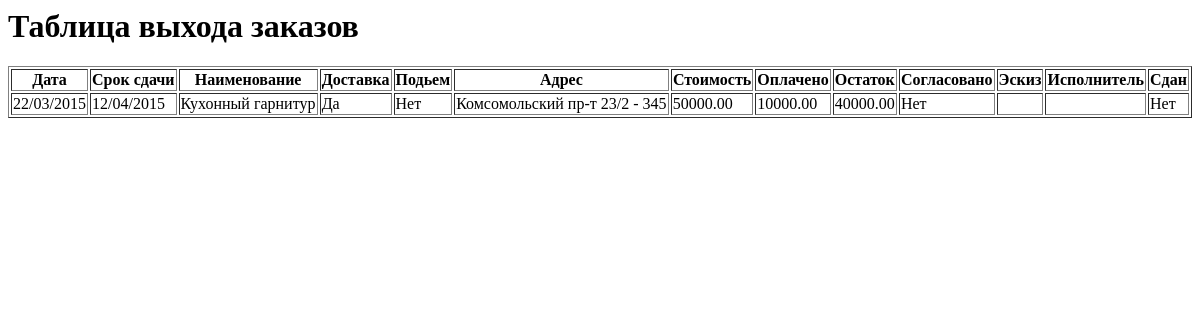
/orders/, run on an earlier commit of the app's database.
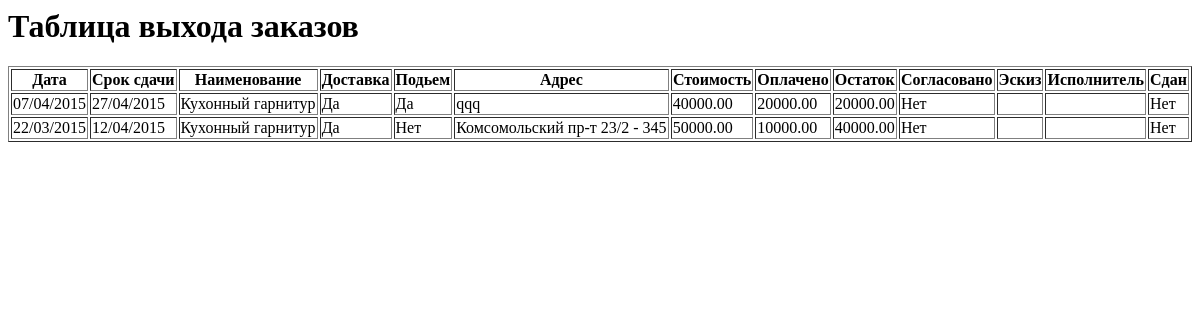
And on a later commit of the database.
### asuzr/models.py (models this page shows, shortened)
class Order(models.Model):
  date = models.DateField()						#дата
  product = models.ForeignKey(Product)					#id изделия
  price = models.DecimalField(max_digits=12, decimal_places=2)		#стоимость
  address = models.CharField(max_length=150)				#адрес
  designer = models.ForeignKey(User, related_name='+')			#id дизайнера
  deadline = models.DateField()						#срок сдачи
  delivery = models.BooleanField(default=False)				#доставка
  lifting = models.BooleanField(default=False)				#подъем
  paid = models.DecimalField(max_digits=12, decimal_places=2)		#оплачено
  approved = models.DateTimeField(null=True, blank = True)		#согласовано
  executor = models.ForeignKey(User, related_name='+')			#id исполнителя
  is_done = models.BooleanField(default=False)				#сдан
  calls = models.TextField(null=True, blank = True)			#обзвон
  contact = models.CharField(max_length=150, null=True, blank = True)	#контактное лицо
  phone_num = models.CharField(max_length=150,null=True, blank = True)	#контактный телефон
  cancelled = models.BooleanField(default=False)			#отменен
  @property
  def date_dmy(self):
    return self.date.strftime("%d/%m/%Y")
  @property
  def deadline_dmy(self):
    return self.deadline.strftime("%d/%m/%Y")
  @property
  def ostatok(self):
    return self.price-self.paid

class Product(models.Model):
  name = models.CharField(max_length=150)
  prod_period = models.IntegerField()#трудоемкость, дней

### asuzr/views.py (the view)
# urls.py: url(r'^orders/$', 'asuzr.views.orders'),
def orders (request):
  order_list = Order.objects.filter(is_done=False).order_by('-id')
  t=loader.get_template('asuzr/orders.html')
  c=Context({
    'order_list': order_list,
    })
  return HttpResponse(t.render(c))

### templates/asuzr/orders.html (shortened to what this page needs)
<html>
  <head>
  </head>
  <body>
  <H1>Таблица выхода заказов</H1>
  <TABLE BORDER WIDTH="100%">
  {% if order_list %}
   <ul>
    <TR>
      <TH>Дата</TH>
      <TH>Срок сдачи</TH>
      <TH>Наименование</TH>
      <TH>Доставка</TH>
      <TH>Подьем</TH>
      <TH>Адрес</TH>
      <TH>Стоимость</TH>
      <TH>Оплачено</TH>
      <TH>Остаток</TH>
      <TH>Согласовано</TH>
      <TH>Эскиз</TH>
      <TH>Исполнитель</TH>
      <TH>Сдан</TH>
    </TR>
    {% for order in order_list %}
      <TR>
	<TD>{{ order.date_dmy }}</TD>
	<TD>{{ order.deadline_dmy }}</TD>
	<TD>{{ order.product.name }}</TD>
	<TD>{%if order.delivery%} Да {% else %} Нет {% endif %} </TD>
	<TD>{%if order.lifting%} Да {% else %} Нет {% endif %}</TD>
	<TD>{{ order.address }}</TD>
	<TD>{{ order.price }}</TD>
	<TD>{{ order.paid }}</TD>
	<TD>{{ order.ostatok }}</TD>
	<TD>{%if order.approved%} {{ order.approved_date }} {%else%} Нет {% endif %}</TD>
	<TD>{{order.sketch.sketch_file}}</TD>
	<TD>{{ order.executor.first_name }}</TD>
	<TD>{%if order.is_done%} Да {%else%} Нет {% endif %}</TD>
      </TR>
    {% endfor %}
   </ul>
  {% else %}
    <p>Список заказов пуст</p>
  {% endif %}
  </table>
  </body>
</html>

What changed in the data, as far as the page shows it:
added Order: date_dmy "07/04/2015", deadline_dmy "27/04/2015", product.name "Кухонный гарнитур", delivery "Да", lifting "Да", address "qqq", price "40000.00", paid "20000.00", ostatok "20000.00", shows "Нет", is_done "Нет"
